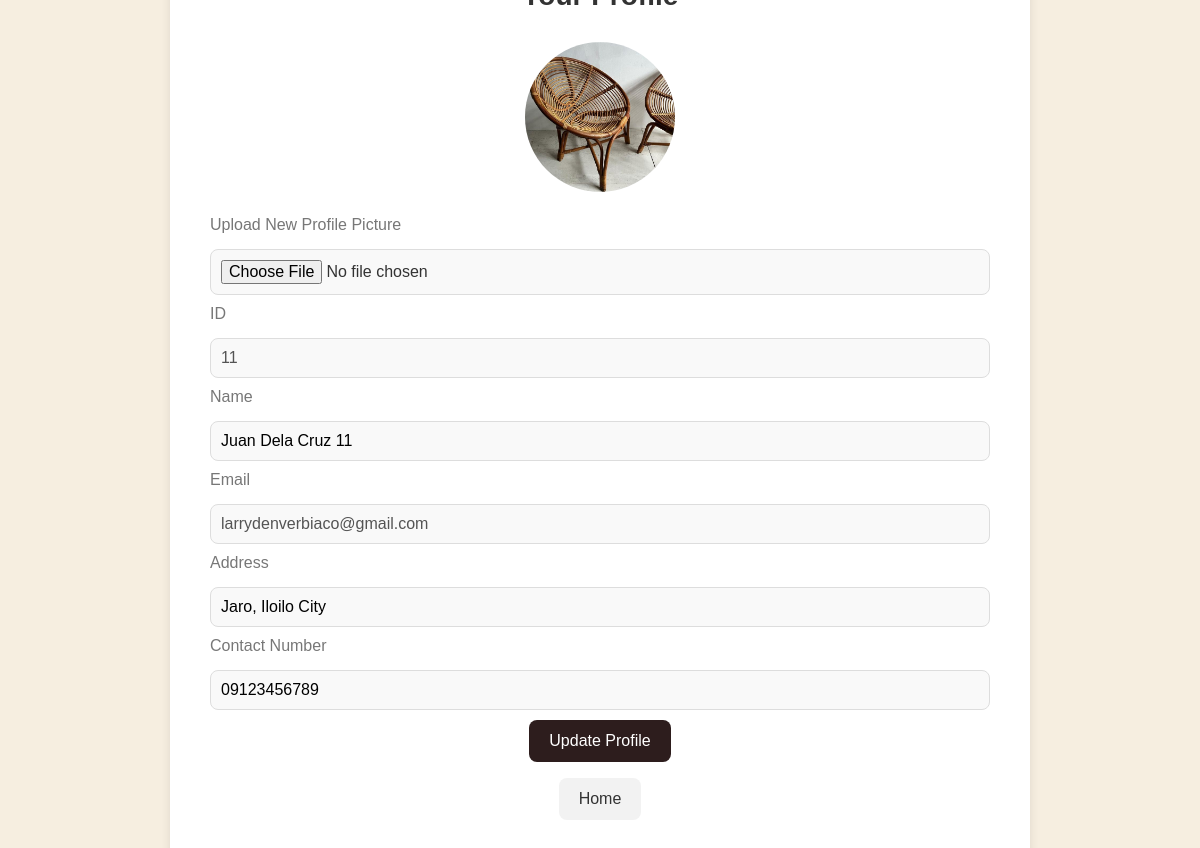
Screenshot of /products/profile.php (signed in) with the database file from the repository.
### tables this page shows
CREATE TABLE `customers` (
  `id` int(11) NOT NULL,
  `customer_name` varchar(100) DEFAULT NULL,
  `email` varchar(100) DEFAULT NULL,
  `password` varchar(255) NOT NULL,
  `address` varchar(255) NOT NULL,
  `contact_number` varchar(15) NOT NULL,
  `status` enum('pending','approved','declined') DEFAULT 'pending',
  `images` varchar(255) DEFAULT NULL,
  `profile_image` varchar(255) DEFAULT NULL
);

### products/profile.php (the view, shortened to what this page needs)
<?php
@include '../connections/config.php';
$email = $_SESSION['email'];
$query = "SELECT * FROM customers WHERE email = '$email'";
$result = mysqli_query($conn, $query);
$lender = mysqli_fetch_assoc($result);
?>
<!DOCTYPE html>
<html lang="en">
<head>
    <link rel="stylesheet" href="https://cdnjs.cloudflare.com/ajax/libs/font-awesome/5.15.4/css/all.min.css">
    <link rel="stylesheet" href="assets/profile.css?v=1.0">
</head>
<body>
<div class="container">
    <div class="profile-container">
        <form action="profile.php" method="post" enctype="multipart/form-data">
            <h3>Your Profile</h3>
            <div class="profile-picture">
                <?php if (!empty($lender['profile_image'])): ?>
                    <img src="profile_pics/<?php echo htmlspecialchars($lender['profile_image']); ?>" alt="Profile Picture" height="150">
                <?php else: ?>
                    <img src="profile_pics/default.png" alt="Default Profile Picture" height="150">
                <?php endif; ?>
            </div>
            <label for="profile_image">Upload New Profile Picture</label>
            <input type="file" name="profile_image" accept="image/png, image/jpeg, image/jpg" class="box">
            <label for="id">ID</label>
            <input type="text" name="id" value="<?php echo htmlspecialchars($lender['id']); ?>" class="box" disabled>
            <label for="name">Name</label>
            <input type="text" name="customer_name" value="<?php echo htmlspecialchars($lender['customer_name']); ?>" class="box" required>
            <label for="email">Email</label>
            <input type="email" name="email" value="<?php echo htmlspecialchars($lender['email']); ?>" class="box" disabled>
            <label for="address">Address</label>
            <input type="text" name="address" value="<?php echo htmlspecialchars($lender['address']); ?>" class="box" required>
            <label for="contact_number">Contact Number</label>
            <input type="text" name="contact_number" value="<?php echo htmlspecialchars($lender['contact_number']); ?>" class="box" required>
            <input type="submit" class="btn" name="update_profile" value="Update Profile">
        </form>
        <a href="customer.php" class="btn" style="margin-top: 1rem;">Home</a>
    </div>
</div>
</body>
</html>

### products/assets/profile.css (style rules this page uses)
* { margin: 0; padding: 0; box-sizing: border-box; }
body { font-family: 'Arial', sans-serif; background-color: #F6EEE0; display: flex; justify-content: center; align-items: center; height: 100vh; color: #333; }
.container { width: 100%; max-width: 900px; padding: 20px; }
.profile-container { background-color: #ffffff; border-radius: 10px; box-shadow: 0 4px 10px rgba(0, 0, 0, 0.1); padding: 40px; text-align: center; }
.profile-container h3 { font-size: 28px; margin-bottom: 30px; color: #333; font-weight: 600; }
.profile-picture img { border-radius: 50%; object-fit: cover; margin-bottom: 20px; transition: transform 0.3s ease; }
input[type="text"], input[type="email"], input[type="file"] { width: 100%; padding: 10px; margin: 10px 0; border: 1px solid #ddd; border-radius: 8px; font-size: 16px; background-color: #f9f9f9; transition: border-color 0.3s ease, background-color 0.3s ease; }
input[type="submit"] { background-color: #2d1d1d; color: white; border: none; padding: 12px 20px; font-size: 16px; border-radius: 8px; cursor: pointer; transition: background-color 0.3s ease; }
a.btn { display: inline-block; background-color: #f2f2f2; color: #333; padding: 12px 20px; font-size: 16px; border-radius: 8px; text-decoration: none; text-align: center; transition: background-color 0.3s ease, color 0.3s ease; margin-top: 20px; }
label { font-size: 16px; color: #777; text-align: left; display: block; margin-bottom: 5px; }

### rows the page displays
customers: profile_image (picture), id "11", customer_name "Juan Dela Cruz 11", email "larrydenverbiaco@gmail.com", address "Jaro, Iloilo City", contact_number "09123456789"
